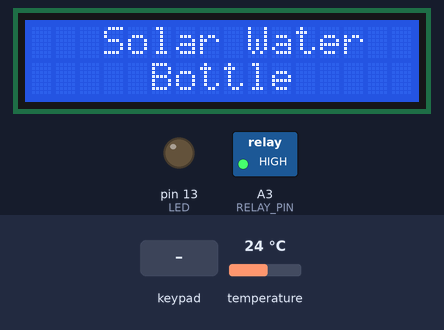
The sketch below on a simulated Arduino Uno, built with avr-gcc and run on an emulated ATmega328P. Parts: 16×2 character LCD, switched loads named in the sketch (green lamp = pin HIGH), output pins drawn as LEDs (lit = HIGH). The inputs (shaded band) are chosen by the test bench; at power-on: temperature 24 °C. What the sketch prints to the serial monitor is not drawn.

Above: at 2.9 s.
At 6.0 s:
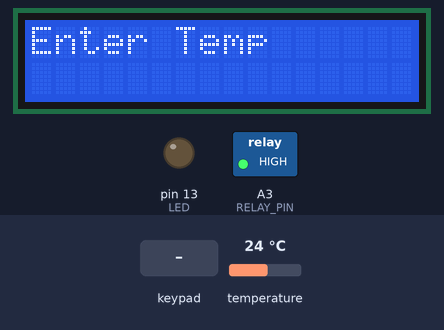
6.1 s: keypad keys 9 8 7 6 # pressed 0.4 s apart
At 6.9 s:
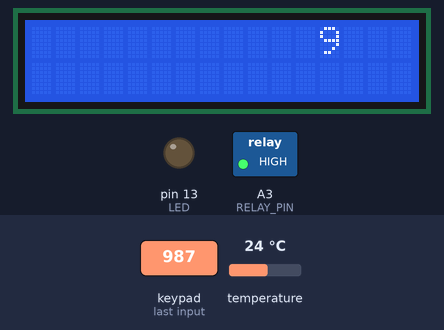
At 10.6 s:
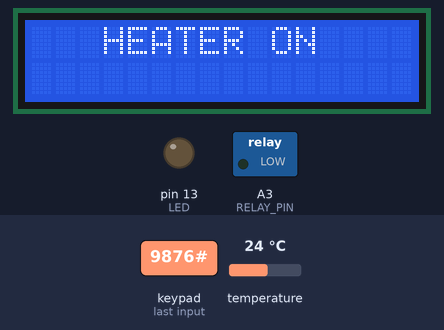
Timing chart, 0 to 12.1 s (numbered marks = the images above; inputs shaded):
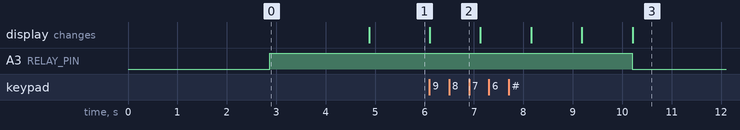

The sketch:

SOLAR_WATER_HEATER.ino
```cpp
#include <OneWire.h>
#include <DallasTemperature.h>
#include <Keypad.h>
#include <LiquidCrystal_I2C.h>

const int TEMP_SENSOR_PIN = 12;
const int RELAY_PIN = A3;
const int LED = 13;
const int ROW_NUM = 4;
const int COLUMN_NUM = 4;

char keys[ROW_NUM][COLUMN_NUM] =
{
  {'1','2','3', 'A'},
  {'4','5','6', 'B'},
  {'7','8','9', 'C'},
  {'*','0','#', 'D'}
};

byte pin_row[ROW_NUM] = {9, 8, 7, 6};
byte pin_column[COLUMN_NUM] = {5, 4, 3, 2};

Keypad keypad = Keypad(makeKeymap(keys),
pin_row, pin_column, ROW_NUM, COLUMN_NUM);
LiquidCrystal_I2C lcd(0x27, 16, 2);
OneWire MyWire(TEMP_SENSOR_PIN);
DallasTemperature tempSensor(&MyWire);

String inputString;
int temp;
float tempCelsius;
int i = tempCelsius;

void setup()
{
  Serial.begin(9600);
  Serial.println("Serial done");
  pinMode(LED, OUTPUT);
  pinMode(RELAY_PIN, OUTPUT);
  inputString.reserve(5);
  lcd.init();
  lcd.backlight();
  lcd.clear();
  lcd.setCursor(3,0);
  lcd.print("Solar Water");
  lcd.setCursor(5,1);
  lcd.print("Bottle");
  delay(2000);
  tempSensor.begin();
  tempSensor.requestTemperatures();
  tempCelsius =
  tempSensor.getTempCByIndex(0);
  tempCelsius = i;
  Serial.println(tempCelsius);
  Serial.println("Initial setup done");
  Serial.println("Enter temperature: ");
  digitalWrite(RELAY_PIN, HIGH);
  Serial.println(i);
  delay(2000);
  lcd.clear();
  lcd.setCursor(0,0);
  lcd.print("Enter Temp ");
}

void loop()
{
  char key = keypad.getKey();
  if(key)
  {
    if(key >= '0' && key <= '9')
    {
      Serial.print(key);
      inputString += key;
      lcd.clear();
      lcd.setCursor(12,0);
      lcd.print(key);
      delay(1000);
    }

    else if(key == '#')
    {
      if(inputString.length() > 0)
      {
        int temp = inputString.toInt();
        Serial.print("Temp input = ");
        Serial.println(temp);
        inputString = "";
        digitalWrite(RELAY_PIN, LOW);
        Serial.println("HEATER ON");
        lcd.clear();
        lcd.setCursor(3,0);
        lcd.print("HEATER ON");
        delay(2000);
        tempSensor.requestTemperatures();
        tempCelsius =
        tempSensor.getTempCByIndex(0);

        for(;i==temp;)
        {
          tempSensor.requestTemperatures();
          tempCelsius =
          tempSensor.getTempCByIndex(0);
          int i = tempCelsius;
          if(i==temp)
          {
            digitalWrite(RELAY_PIN, HIGH);
            Serial.println("HEATER OFF");
            Serial.println
            ("Process Completed!");
            lcd.clear();
            lcd.setCursor(3,0);
            lcd.print("Process");
            lcd.setCursor(1,1);
            lcd.print("Completed!");
            digitalWrite(LED, HIGH);
          }
        }

        while(i<=temp)
        {
          tempSensor.requestTemperatures();
          tempCelsius =
          tempSensor.getTempCByIndex(0);
          int i = tempCelsius;
          Serial.println(tempCelsius);
          delay(4000);
          if(i==temp)
          {
            digitalWrite(RELAY_PIN, LOW);
            Serial.println
            ("Process completed!");
            lcd.clear();
            lcd.setCursor(3,0);
            lcd.print("Process");
            lcd.setCursor(1,1);
            lcd.print("completed!");
            digitalWrite(LED, HIGH);
          }
        }
       }
      }
  }
}
```

Measured:
- after the input at 6.1 s, A3 (RELAY_PIN): HIGH → LOW after 4.1 s; the display: changes at once (image 2)
